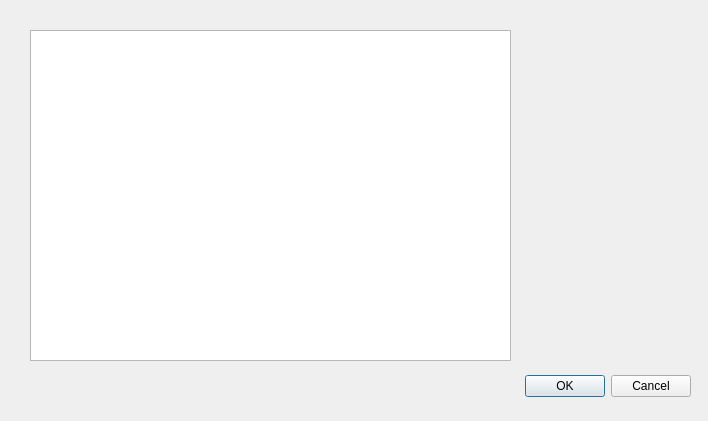
<?xml version="1.0" encoding="UTF-8"?>
<ui version="4.0">
 <class>Dialog</class>
 <widget class="QDialog" name="Dialog">
  <property name="geometry">
   <rect>
    <x>0</x>
    <y>0</y>
    <width>708</width>
    <height>421</height>
   </rect>
  </property>
  <property name="windowTitle">
   <string>Equipment manager</string>
  </property>
  <widget class="QDialogButtonBox" name="buttonBox">
   <property name="geometry">
    <rect>
     <x>20</x>
     <y>370</y>
     <width>671</width>
     <height>32</height>
    </rect>
   </property>
   <property name="orientation">
    <enum>Qt::Horizontal</enum>
   </property>
   <property name="standardButtons">
    <set>QDialogButtonBox::Cancel|QDialogButtonBox::Ok</set>
   </property>
  </widget>
  <widget class="QTableWidget" name="tableWidget">
   <property name="geometry">
    <rect>
     <x>30</x>
     <y>30</y>
     <width>481</width>
     <height>331</height>
    </rect>
   </property>
  </widget>
 </widget>
 <resources/>
 <connections>
  <connection>
   <sender>buttonBox</sender>
   <signal>accepted()</signal>
   <receiver>Dialog</receiver>
   <slot>accept()</slot>
   <hints>
    <hint type="sourcelabel">
     <x>248</x>
     <y>254</y>
    </hint>
    <hint type="destinationlabel">
     <x>157</x>
     <y>274</y>
    </hint>
   </hints>
  </connection>
  <connection>
   <sender>buttonBox</sender>
   <signal>rejected()</signal>
   <receiver>Dialog</receiver>
   <slot>reject()</slot>
   <hints>
    <hint type="sourcelabel">
     <x>316</x>
     <y>260</y>
    </hint>
    <hint type="destinationlabel">
     <x>286</x>
     <y>274</y>
    </hint>
   </hints>
  </connection>
 </connections>
</ui>
